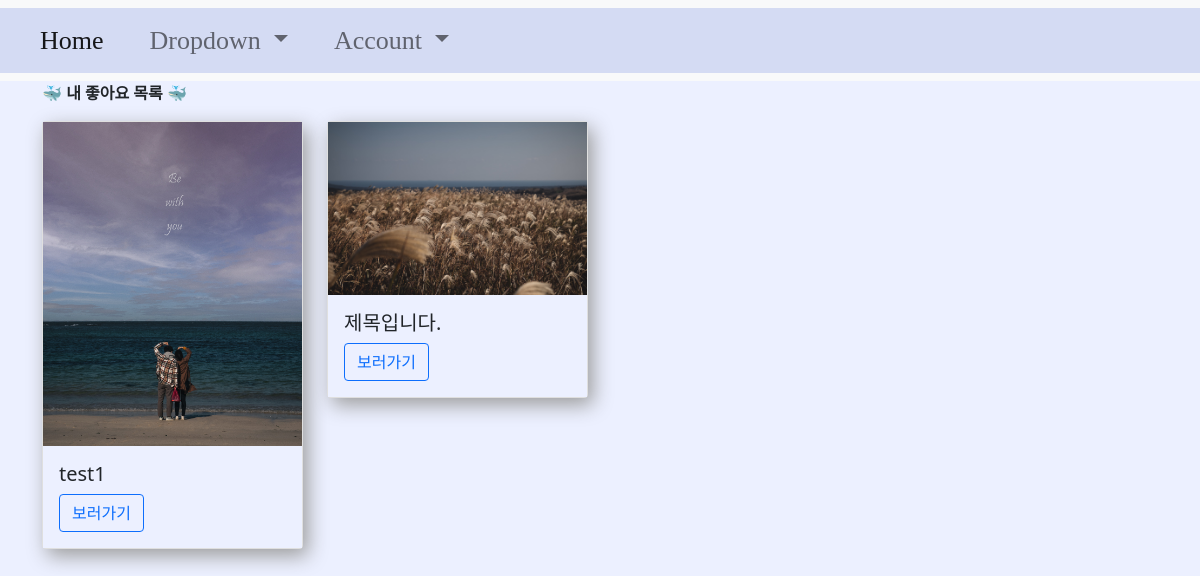
Page /my_like/1/ (signed in) on the earlier database version.
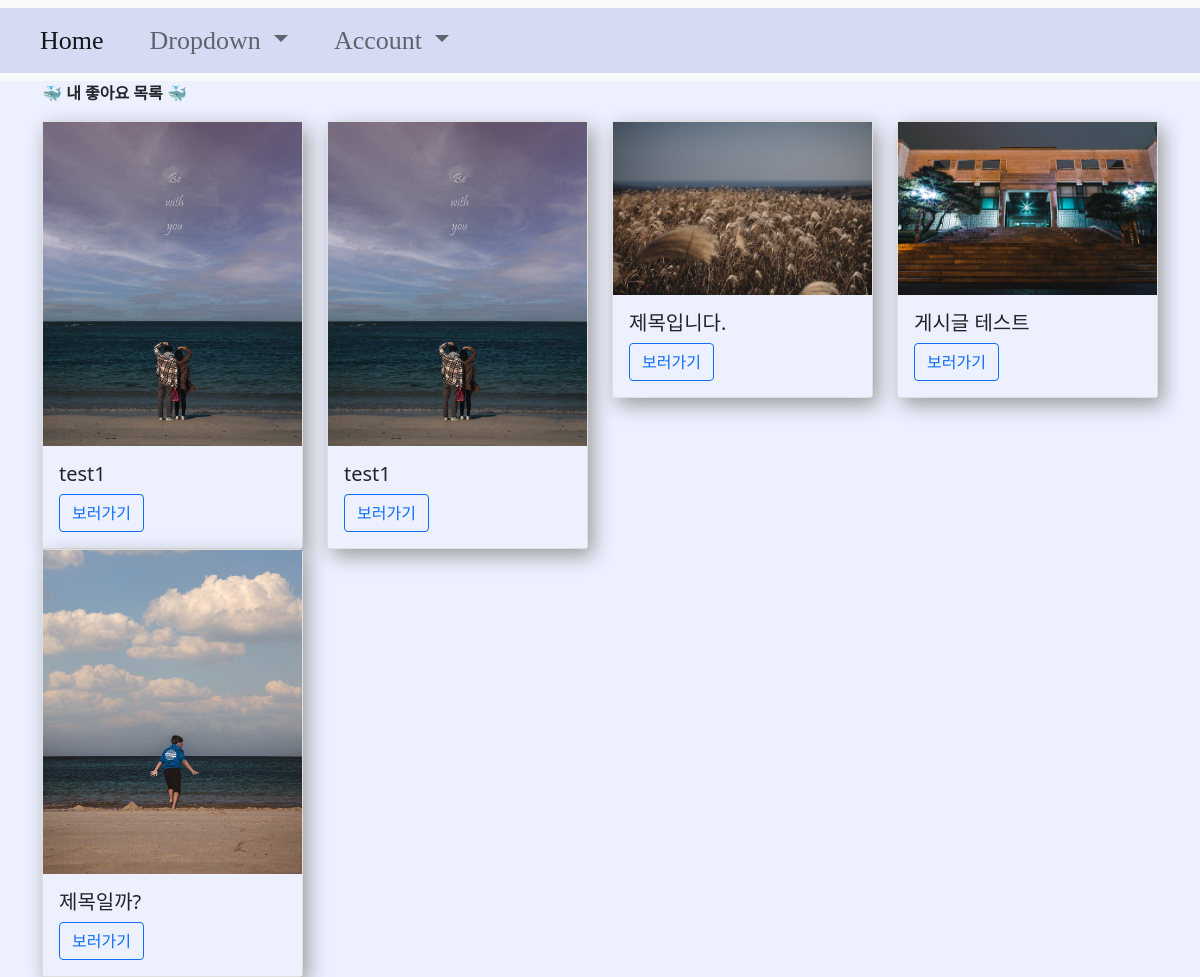
Same page on the later database version.
### main/models.py (models this page shows, shortened)
class Like(models.Model):
    user = models.ForeignKey(User, on_delete=models.CASCADE)
    post = models.ForeignKey(Post, on_delete=models.CASCADE)
    created_at = models.DateTimeField(auto_now_add=True)
    class Meta:
        unique_together = (('user', 'post'))

class Post(models.Model):
    id = models.AutoField(primary_key=True)
    title = models.CharField(max_length=200)
    writer = models.ForeignKey(User, on_delete=models.CASCADE)
    pub_date = models.DateTimeField()
    body = models.TextField()
    image = models.ImageField(upload_to="post/", blank=True, null=True)
    like_user_set = models.ManyToManyField(
        User, blank=True, related_name="likes_user_set", through="Like")
    dislike_user_set = models.ManyToManyField(
        User, blank=True, related_name="dislikes_user_set", through="Dislike")

### main/views.py (the view)
# urls.py: path('my_like/<int:user_id>/', my_like, name="my_like"),
@login_required
def my_like(request, user_id):
    user = User.objects.get(id=user_id)
    like_list = Like.objects.filter(user=user)
    context = {
        'like_list': like_list,
    }
    return render(request, 'main/my_like.html', context)

### main/templates/main/my_like.html (shortened to what this page needs)
{% extends 'base.html' %}
{% load static %}
{% block content %}
    <div class="container">
        <p style="font-weight:bold;">🐳 내 좋아요 목록 🐳</p>
        <div class="row">
            {% for like in like_list %}
                <div class="col-md-3 col-6 item_list__card">
                    <div class="card">
                        {% if like.post.image %}
                            <a href="#">
                                <img src="{{ like.post.image.url }}" width="100%" height="100%" alt="...">
                            </a>
                            <div class="card-body">
                                <h5 class="card-title">{{ like.post.title }}</h5>
                                <a href="{% url 'main:detail' like.post.pk %}" class="btn btn-outline-primary">보러가기</a>
                            </div>
                        {% else %}
                            <div class="card-body">
                                <h5 class="card-title">{{ like.post.title }}</h5>
                                <a href="{% url 'main:detail' like.post.pk %}" class="btn btn-outline-primary">보러가기</a>
                            </div>
                        {% endif %}
                    </div>
                </div>
            {% endfor %}
        </div>
    </div>
{% endblock content %}

### basic/templates/base.html (shortened to what this page needs)
<!DOCTYPE html>
{% load static %}
<html lang="en">
<head>
    <link href="https://cdn.jsdelivr.net/npm/bootstrap@5.1.3/dist/css/bootstrap.min.css" rel="stylesheet">
    <link rel="stylesheet" type="text/css" href="{% static 'css/show.css' %}?after">
    <link rel="stylesheet" type="text/css" href="{% static 'css/photo.css' %}?after">
</head>
<body>
    <div class="body">
        {% include 'shared/_navbar.html' %}
        {% block content %}
        {% endblock %}
    </div>
</body>

### basic/templates/shared/_navbar.html (shortened to what this page needs)
{% load static %}
<link rel="stylesheet" type="text/css" href="{% static 'css/navbar.css' %}?after">
<nav class="navbar navbar-expand-lg navbar-light bg-light">
    <div class="container-fluid">
        <div class="collapse navbar-collapse" id="navbarSupportedContent">
        <ul class="navbar-nav me-auto mb-2 mb-lg-0">
            <li class="nav-item">
            <a class="nav-link active" aria-current="page" href="{%url 'main:showmain' %}" style="margin: 5px 30px 5px 20px;">Home</a>
            </li>
            <li class="nav-item dropdown">
            <a class="nav-link dropdown-toggle" href="#" id="navbarDropdown" role="button" data-bs-toggle="dropdown" aria-expanded="false" style="margin: 5px 30px 5px 0px;">
                Dropdown
            </a>
            </li>
            <li class="nav-item dropdown">
            <a class="nav-link dropdown-toggle" href="#" id="navbarDropdown" role="button" data-bs-toggle="dropdown" aria-expanded="false" style="margin: 5px 0px 5px 0px;">
            Account
            </a>
            </li>
        </ul>
        </div>
    </div>
    </nav>

### basic/static/css/show.css (style rules this page uses)
:root { --body: #ECF0FF; }
* { background-color: var(--body); }
.body { max-width: 100%; max-height: 100%; }

### basic/static/css/navbar.css (style rules this page uses)
nav { font-family: "AppleSDGothicNeoLB"; font-size: 26px; }
.nav-item a, .collapse, .nav-item, .container-fluid, .navbar { background-color: #d4dbf3; }

### main/templates/main/my_like.html (style rules this page uses)
.card { box-shadow: 5px 7px 20px 0px rgb(156, 156, 156); }

Differences in the rows shown:
added Like: post.image (picture), post "test1"
added Like: post.image (picture), post "게시글 테스트"
added Like: post.image (picture), post "제목일까?"
